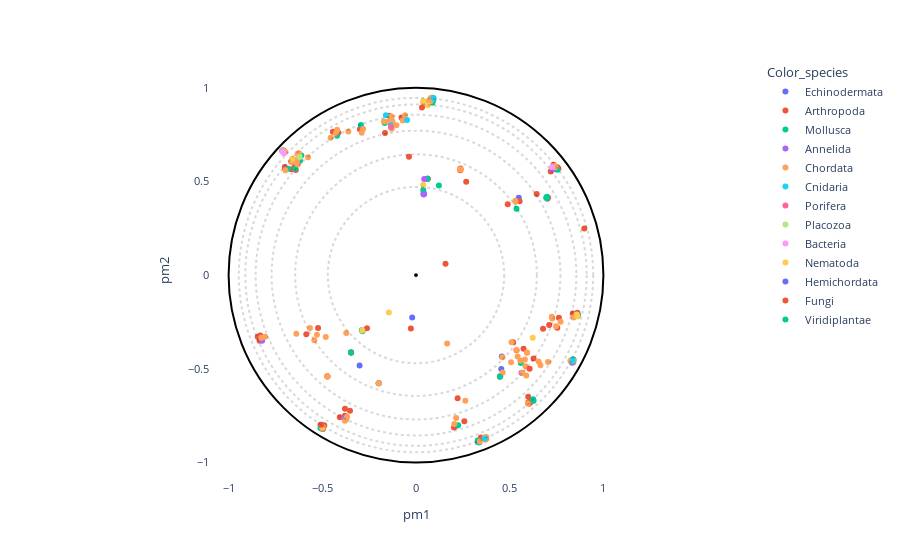

The code cell stored with this chart in its notebook:
### Markdown cell above
# Projection visualization

### Code cell
# OPTIONS =================================================
title = ""
#----------------------------------------------------------
# Select the coloring from annotation .csv file:
labels_name = "Color_species"
# Select classes to label among the "labels_name" or "second_labels_name" column (list of labels):
second_labels_name = ""
labels_text = []
show_text = True
#----------------------------------------------------------
# Use a custom color palette:
color_palette = None #Default: None
use_custom_palette = False
#==========================================================


#Check projection visualization parameters
#Labels name
if labels_name == "" and path_annotation == "dummy_annotation.csv":
    labels_name = "default"
elif labels_name == "":
    labels_name = None
elif labels_name not in annotation_names:
    raise NameError(f"labels_name {labels_name} is not in the availables annotations.\nAvailables annotations: {annotation_names}")
#Second labels name
if second_labels_name == "" and path_annotation == "dummy_annotation.csv":
    second_labels_name = "default"
elif second_labels_name == "":
    second_labels_name = None
elif second_labels_name not in annotation_names:
    raise NameError(f'"second_labels_name" {second_labels_name} is not in the availables annotations.\nAvailables annotations: {annotation_names}')

if not use_custom_palette:
    color_palette = None

#Plot graph
fig = plot_embedding_interactive(df_embedding, 
                                 labels_name = labels_name,
                                 second_labels_name = second_labels_name, 
                                 show_text = show_text,
                                 labels_text = labels_text,
                                 color_palette = color_palette, 
                                 title = title, 
                                 fontsize = 11)
fig.show()

### Figure 1 — Plotly figure (JSON) as saved in the notebook; plotly's stock layout.template omitted (floating-point values rounded to 4 significant figures; data arrays with more than 128 entries replaced by an {"elided": "..."} marker saying what was removed)
{"data": [{"customdata": [[5, 3, 3, 2, "Globin C, coelomic", "Globin", "Caudina arenicola", "Caudina", 2.101, "Echinodermata", "na"], [-1, 39, 20, 10, "Uncharacterized protein", "Uncharacterized", "Strongylocentrotus purpuratus", "Strongylocentrotus", 1.753, "Echinodermata", "na"], [4, 2, 3, 2, "Hemoglobin", "Hemoglobin", "Hemipholis cordifera", "Hemipholis", 2.327, "Echinodermata", "na"], [4, 2, 3, 2, "Hemoglobin", "Hemoglobin", "Ophiactis simplex", "Ophiactis", 2.22, "Echinodermata", "na"], [4, 2, 3, 2, "Hemoglobin", "Hemoglobin", "Ophiactis simplex", "Ophiactis", 2.262, "Echinodermata", "na"], [14, 10, 9, 3, "Uncharacterized protein", "Uncharacterized", "Strongylocentrotus purpuratus", "Strongylocentrotus", 2.654, "Echinodermata", "na"], [14, 10, 9, 3, "Uncharacterized protein", "Uncharacterized", "Strongylocentrotus purpuratus", "Strongylocentrotus", 2.587, "Echinodermata", "na"], [-1, 10, 9, 3, "Uncharacterized protein", "Uncharacterized", "Strongylocentrotus purpuratus", "Strongylocentrotus", 2.519, "Echinodermata", "na"], [14, 10, 9, 3, "Uncharacterized protein", "Uncharacterized", "Strongylocentrotus purpuratus", "Strongylocentrotus", 2.276, "Echinodermata", "na"], [14, 10, 9, 3, "Uncharacterized protein", "Uncharacterized", "Strongylocentrotus purpuratus", "Strongylocentrotus", 2.867, "Echinodermata", "na"]], "hovertemplate": "<b>%{hovertext}</b><br><br>Color_species=%{customdata[9]}<br>pm1=%{x}<br>pm2=%{y}<br>tree1=%{customdata[0]}<br>tree2=%{customdata[1]}<br>tree3=%{customdata[2]}<br>tree4=%{customdata[3]}<br>full_name=%{customdata[4]}<br>short_name=%{customdata[5]}<br>full_species=%{customdata[6]}<br>short_species=%{customdata[7]}<br>evo_distance=%{customdata[8]}<br>labels=%{customdata[10]}<extra></extra>", "hovertext": ["Echinodermata", "Echinodermata", "Echinodermata", "Echinodermata", "Echinodermata", "Echinodermata", "Echinodermata", "Echinodermata", "Echinodermata", "Echinodermata"], "legendgroup": "Echinodermata", "marker": {"color": "#636efa", "symbol": "circle"}, "mode": "markers", "name": "Echinodermata", "orientation": "v", "showlegend": true, "textposition": "top right", "type": "scatter", "x": [0.455, 0.0413, 0.4579, 0.3296, -0.301, -0.3466, 0.04064, 0.5483, 0.0415, -0.7135], "xaxis": "x", "y": [-0.5016, 0.4317, -0.4344, -0.8906, -0.4826, -0.4133, 0.4387, 0.4123, 0.4311, 0.6619], "yaxis": "y"}, {"customdata": {"elided": "84x11 mixed values"}, "hovertemplate": "<b>%{hovertext}</b><br><br>Color_species=%{customdata[9]}<br>pm1=%{x}<br>pm2=%{y}<br>tree1=%{customdata[0]}<br>tree2=%{customdata[1]}<br>tree3=%{customdata[2]}<br>tree4=%{customdata[3]}<br>full_name=%{customdata[4]}<br>short_name=%{customdata[5]}<br>full_species=%{customdata[6]}<br>short_species=%{customdata[7]}<br>evo_distance=%{customdata[8]}<br>labels=%{customdata[10]}<extra></extra>", "hovertext": ["Arthropoda", "Arthropoda", "Arthropoda", "Arthropoda", "Arthropoda", "Arthropoda", "Arthropoda", "Arthropoda", "Arthropoda", "Arthropoda", "Arthropoda", "Arthropoda", "Arthropoda", "Arthropoda", "Arthropoda", "Arthropoda", "Arthropoda", "Arthropoda", "Arthropoda", "Arthropoda", "Arthropoda", "Arthropoda", "Arthropoda", "Arthropoda", "Arthropoda", "Arthropoda", "Arthropoda", "Arthropoda", "Arthropoda", "Arthropoda", "Arthropoda", "Arthropoda", "Arthropoda", "Arthropoda", "Arthropoda", "Arthropoda", "Arthropoda", "Arthropoda", "Arthropoda", "Arthropoda", "Arthropoda", "Arthropoda", "Arthropoda", "Arthropoda", "Arthropoda", "Arthropoda", "Arthropoda", "Arthropoda", "Arthropoda", "Arthropoda", "Arthropoda", "Arthropoda", "Arthropoda", "Arthropoda", "Arthropoda", "Arthropoda", "Arthropoda", "Arthropoda", "Arthropoda", "Arthropoda", "Arthropoda", "Arthropoda", "Arthropoda", "Arthropoda", "Arthropoda", "Arthropoda", "Arthropoda", "Arthropoda", "Arthropoda", "Arthropoda", "Arthropoda", "Arthropoda", "Arthropoda", "Arthropoda", "Arthropoda", "Arthropoda", "Arthropoda", "Arthropoda", "Arthropoda", "Arthropoda", "Arthropoda", "Arthropoda", "Arthropoda", "Arthropoda"], "legendgroup": "Arthropoda", "marker": {"color": "#EF553B", "symbol": "circle"}, "mode": "markers", "name": "Arthropoda", "orientation": "v", "showlegend": true, "textposition": "top right", "type": "scatter", "x": [-0.4728, -0.1655, -0.07683, -0.6414, 0.5175, 0.03189, -0.7076, 0.7376, 0.3357, 0.754, 0.4895, 0.06122, 0.1576, 0.5739, -0.4142, -0.5099, -0.831, 0.5364, -0.3797, -0.4434, 0.6034, -0.1432, -0.3522, 0.2221, -0.2993, 0.6779, 0.04528, 0.8981, 0.734, 0.7424, 0.2026, 0.2152, 0.06234, 0.2679, -0.473, 0.7106, -0.5225, 0.2363, -0.4967, 0.6217, -0.8445, 0.2371, -0.5059, -0.8342, 0.4494, 0.8364, -0.0374, 0.5987, -0.2614, 0.3458, 0.2577, 0.6098, 0.0619, 0.6138, 0.6275, -0.5012, 0.704, -0.7002, -0.6968, -0.6659, -0.6481, 0.5528, -0.4066, -0.4895, 0.8612, 0.8327, -0.379, 0.5985, 0.7544, 0.7601, 0.7186, 0.753, 0.644, -0.6658, 0.7014, 0.839, -0.199, -0.02739, 0.7625, -0.3464, -0.8347, -0.5853, -0.3467, 0.3749], "xaxis": "x", "y": [-0.5405, 0.7585, 0.8396, 0.5603, -0.3579, 0.8947, 0.6599, 0.5713, -0.8847, -0.2807, 0.3773, 0.5141, 0.06039, -0.3928, 0.7597, -0.799, -0.323, -0.4011, -0.7506, 0.7648, -0.6864, 0.85, -0.7237, -0.6572, 0.7775, -0.2865, 0.9144, 0.2489, 0.5889, 0.5648, -0.8139, -0.8036, 0.5138, 0.4982, -0.5404, -0.2657, -0.2825, 0.5595, -0.8214, -0.6668, -0.3293, 0.5689, -0.8089, -0.3389, -0.5396, -0.2053, 0.6312, -0.6489, -0.2831, -0.8666, -0.7806, -0.6718, 0.5144, -0.6773, -0.445, -0.8133, 0.4137, 0.5771, 0.5694, 0.605, 0.5907, 0.3943, -0.758, -0.8008, -0.2016, -0.4597, -0.7126, -0.6797, 0.5753, 0.5692, 0.5525, 0.5682, 0.4323, 0.5642, 0.4075, -0.4652, -0.5773, -0.2848, -0.2275, -0.4129, -0.3499, -0.3157, -0.4129, -0.8719], "yaxis": "y"}, {"customdata": {"elided": "36x11 mixed values"}, "hovertemplate": "<b>%{hovertext}</b><br><br>Color_species=%{customdata[9]}<br>pm1=%{x}<br>pm2=%{y}<br>tree1=%{customdata[0]}<br>tree2=%{customdata[1]}<br>tree3=%{customdata[2]}<br>tree4=%{customdata[3]}<br>full_name=%{customdata[4]}<br>short_name=%{customdata[5]}<br>full_species=%{customdata[6]}<br>short_species=%{customdata[7]}<br>evo_distance=%{customdata[8]}<br>labels=%{customdata[10]}<extra></extra>", "hovertext": ["Mollusca", "Mollusca", "Mollusca", "Mollusca", "Mollusca", "Mollusca", "Mollusca", "Mollusca", "Mollusca", "Mollusca", "Mollusca", "Mollusca", "Mollusca", "Mollusca", "Mollusca", "Mollusca", "Mollusca", "Mollusca", "Mollusca", "Mollusca", "Mollusca", "Mollusca", "Mollusca", "Mollusca", "Mollusca", "Mollusca", "Mollusca", "Mollusca", "Mollusca", "Mollusca", "Mollusca", "Mollusca", "Mollusca", "Mollusca", "Mollusca", "Mollusca"], "legendgroup": "Mollusca", "marker": {"color": "#00cc96", "symbol": "circle"}, "mode": "markers", "name": "Mollusca", "orientation": "v", "showlegend": true, "textposition": "top right", "type": "scatter", "x": [0.08713, -0.4213, 0.08765, -0.2855, -0.5049, 0.3296, 0.5592, 0.8652, 0.8347, -0.6115, 0.225, -0.619, 0.09235, -0.1673, 0.8406, 0.6249, -0.1989, 0.122, -0.6826, 0.06172, 0.7552, -0.6431, 0.3379, 0.6276, 0.5362, -0.7098, -0.5012, 0.6985, -0.3468, -0.1987, -0.2939, -0.2895, -0.51, 0.6981, 0.03878, 0.6948], "xaxis": "x", "y": [0.9394, 0.7441, 0.9191, -0.2994, -0.8192, -0.8832, -0.4698, -0.2124, -0.4507, 0.6377, -0.8007, 0.61, 0.933, 0.811, -0.4499, -0.6631, -0.5774, 0.4774, 0.5678, 0.5137, 0.5616, 0.5689, -0.8937, -0.6702, 0.3541, 0.6658, -0.8022, 0.4177, -0.4134, -0.5766, 0.8008, -0.294, -0.816, 0.4118, 0.4534, 0.413], "yaxis": "y"}, {"customdata": [[13, 17, 5, 7, "Uncharacterized protein", "Uncharacterized", "Capitella teleta", "Capitella", 2.144, "Annelida", "na"], [-1, -1, 4, 7, "Uncharacterized protein", "Uncharacterized", "Capitella teleta", "Capitella", 2.502, "Annelida", "na"], [13, 17, 5, 7, "Uncharacterized protein", "Uncharacterized", "Capitella teleta", "Capitella", 2.237, "Annelida", "na"], [-1, 17, 5, 7, "Uncharacterized protein (Fragment)", "Uncharacterized", "Capitella teleta", "Capitella", 2.669, "Annelida", "na"], [-1, 34, 18, 10, "Uncharacterized protein", "Uncharacterized", "Capitella teleta", "Capitella", 2.021, "Annelida", "na"], [-1, 14, 10, 4, "Uncharacterized protein", "Uncharacterized", "Capitella teleta", "Capitella", 3.077, "Annelida", "na"], [-1, -1, 3, 2, "Extracellular globin 1", "Extracellular", "Metaphire sieboldi", "Metaphire", 2.434, "Annelida", "na"], [-1, 14, 10, 4, "Uncharacterized protein", "Uncharacterized", "Capitella teleta", "Capitella", 3.007, "Annelida", "na"], [-1, 17, 5, 7, "Uncharacterized protein", "Uncharacterized", "Capitella teleta", "Capitella", 2.428, "Annelida", "na"]], "hovertemplate": "<b>%{hovertext}</b><br><br>Color_species=%{customdata[9]}<br>pm1=%{x}<br>pm2=%{y}<br>tree1=%{customdata[0]}<br>tree2=%{customdata[1]}<br>tree3=%{customdata[2]}<br>tree4=%{customdata[3]}<br>full_name=%{customdata[4]}<br>short_name=%{customdata[5]}<br>full_species=%{customdata[6]}<br>short_species=%{customdata[7]}<br>evo_distance=%{customdata[8]}<br>labels=%{customdata[10]}<extra></extra>", "hovertext": ["Annelida", "Annelida", "Annelida", "Annelida", "Annelida", "Annelida", "Annelida", "Annelida", "Annelida"], "legendgroup": "Annelida", "marker": {"color": "#ab63fa", "symbol": "circle"}, "mode": "markers", "name": "Annelida", "orientation": "v", "showlegend": true, "textposition": "top right", "type": "scatter", "x": [-0.3833, 0.7286, -0.6581, -0.821, 0.4494, 0.5629, 0.04125, 0.04369, 0.8327], "xaxis": "x", "y": [-0.7627, 0.5647, 0.6036, -0.3502, -0.5396, -0.5217, 0.4308, 0.5121, -0.4672], "yaxis": "y"}, {"customdata": {"elided": "88x11 mixed values"}, "hovertemplate": "<b>%{hovertext}</b><br><br>Color_species=%{customdata[9]}<br>pm1=%{x}<br>pm2=%{y}<br>tree1=%{customdata[0]}<br>tree2=%{customdata[1]}<br>tree3=%{customdata[2]}<br>tree4=%{customdata[3]}<br>full_name=%{customdata[4]}<br>short_name=%{customdata[5]}<br>full_species=%{customdata[6]}<br>short_species=%{customdata[7]}<br>evo_distance=%{customdata[8]}<br>labels=%{customdata[10]}<extra></extra>", "hovertext": ["Chordata", "Chordata", "Chordata", "Chordata", "Chordata", "Chordata", "Chordata", "Chordata", "Chordata", "Chordata", "Chordata", "Chordata", "Chordata", "Chordata", "Chordata", "Chordata", "Chordata", "Chordata", "Chordata", "Chordata", "Chordata", "Chordata", "Chordata", "Chordata", "Chordata", "Chordata", "Chordata", "Chordata", "Chordata", "Chordata", "Chordata", "Chordata", "Chordata", "Chordata", "Chordata", "Chordata", "Chordata", "Chordata", "Chordata", "Chordata", "Chordata", "Chordata", "Chordata", "Chordata", "Chordata", "Chordata", "Chordata", "Chordata", "Chordata", "Chordata", "Chordata", "Chordata", "Chordata", "Chordata", "Chordata", "Chordata", "Chordata", "Chordata", "Chordata", "Chordata", "Chordata", "Chordata", "Chordata", "Chordata", "Chordata", "Chordata", "Chordata", "Chordata", "Chordata", "Chordata", "Chordata", "Chordata", "Chordata", "Chordata", "Chordata", "Chordata", "Chordata", "Chordata", "Chordata", "Chordata", "Chordata", "Chordata", "Chordata", "Chordata", "Chordata", "Chordata", "Chordata", "Chordata"], "legendgroup": "Chordata", "marker": {"color": "#FFA15A", "symbol": "circle"}, "mode": "markers", "name": "Chordata", "orientation": "v", "showlegend": true, "textposition": "top right", "type": "scatter", "x": [-0.5286, 0.5421, 0.5966, -0.1307, 0.5923, 0.4475, 0.06411, 0.4622, 0.2142, 0.7436, -0.5758, 0.2043, 0.07888, -0.7055, -0.6318, -0.7112, 0.07735, -0.2895, 0.03886, -0.4555, 0.5674, 0.7266, -0.2822, 0.3701, 0.51, -0.8255, -0.473, -0.5656, 0.3744, -0.4995, 0.461, -0.1466, -0.1042, -0.126, -0.3795, 0.5073, -0.1296, 0.8403, -0.1709, -0.4279, -0.4729, 0.2631, -0.6313, -0.07075, -0.4209, 0.5926, 0.8407, -0.4729, 0.7246, 0.5884, 0.3405, -0.3723, 0.5565, 0.2342, 0.5811, -0.4816, 0.5839, 0.6639, -0.6979, 0.7364, -0.6973, -0.6642, 0.08762, -0.05867, -0.3611, 0.2393, 0.3673, -0.6339, 0.5304, 0.08222, 0.1659, 0.8236, 0.7469, -0.3723, 0.6544, -0.199, 0.7716, -0.6386, 0.5315, -0.3675, 0.705, -0.1988, -0.8055, 0.05538, -0.6244, 0.5362, -0.6444, -0.5424], "xaxis": "x", "y": [-0.3185, -0.434, -0.6859, 0.8455, -0.413, -0.5431, 0.9281, -0.5202, -0.7623, 0.575, 0.6282, -0.7949, 0.9447, 0.663, 0.6472, 0.6634, 0.9276, 0.7591, 0.9209, 0.7333, -0.5213, -0.2324, 0.7793, -0.8782, -0.358, -0.3345, -0.5406, -0.2827, -0.8634, -0.8171, -0.4382, 0.8184, 0.7993, 0.8212, -0.7776, -0.4653, 0.7813, -0.2259, 0.8196, 0.7554, -0.5407, -0.671, 0.5903, 0.8249, 0.775, -0.4149, -0.4577, -0.5404, -0.222, -0.5356, -0.8884, -0.3085, -0.4553, 0.564, -0.4499, -0.3301, -0.4859, -0.4814, 0.657, 0.5837, 0.5591, 0.6032, 0.9479, 0.8522, 0.7663, 0.5633, -0.8649, 0.6172, 0.3967, 0.9374, -0.3656, -0.457, -0.2733, -0.7682, -0.4616, -0.5777, -0.2496, -0.3129, 0.3917, -0.7564, -0.4642, -0.5773, -0.3291, 0.9178, 0.6499, -0.4002, 0.6033, -0.3479], "yaxis": "y"}, {"customdata": [[-1, -1, 8, 4, "Predicted protein", "Predicted", "Nematostella vectensis", "Nematostella", 2.434, "Cnidaria", "na"], [-1, 15, 7, 4, "Predicted protein", "Predicted", "Nematostella vectensis", "Nematostella", 3.063, "Cnidaria", "na"], [20, 15, 7, 4, "Predicted protein", "Predicted", "Nematostella vectensis", "Nematostella", 2.696, "Cnidaria", "na"], [-1, 15, 7, 4, "Predicted protein", "Predicted", "Nematostella vectensis", "Nematostella", 2.747, "Cnidaria", "na"], [20, 15, 7, 4, "Predicted protein", "Predicted", "Nematostella vectensis", "Nematostella", 2.467, "Cnidaria", "na"], [-1, -1, -1, 3, "Predicted protein", "Predicted", "Nematostella vectensis", "Nematostella", 3.137, "Cnidaria", "na"]], "hovertemplate": "<b>%{hovertext}</b><br><br>Color_species=%{customdata[9]}<br>pm1=%{x}<br>pm2=%{y}<br>tree1=%{customdata[0]}<br>tree2=%{customdata[1]}<br>tree3=%{customdata[2]}<br>tree4=%{customdata[3]}<br>full_name=%{customdata[4]}<br>short_name=%{customdata[5]}<br>full_species=%{customdata[6]}<br>short_species=%{customdata[7]}<br>evo_distance=%{customdata[8]}<br>labels=%{customdata[10]}<extra></extra>", "hovertext": ["Cnidaria", "Cnidaria", "Cnidaria", "Cnidaria", "Cnidaria", "Cnidaria"], "legendgroup": "Cnidaria", "marker": {"color": "#19d3f3", "symbol": "circle"}, "mode": "markers", "name": "Cnidaria", "orientation": "v", "showlegend": true, "textposition": "top right", "type": "scatter", "x": [0.3669, 0.09399, -0.04751, -0.1608, -0.1341, 0.8357], "xaxis": "x", "y": [-0.8716, 0.9444, 0.8269, 0.8524, 0.8001, -0.4573], "yaxis": "y"}, {"customdata": [[-1, -1, 9, 3, "Uncharacterized protein", "Uncharacterized", "Amphimedon queenslandica", "Amphimedon", 2.522, "Porifera", "na"]], "hovertemplate": "<b>%{hovertext}</b><br><br>Color_species=%{customdata[9]}<br>pm1=%{x}<br>pm2=%{y}<br>tree1=%{customdata[0]}<br>tree2=%{customdata[1]}<br>tree3=%{customdata[2]}<br>tree4=%{customdata[3]}<br>full_name=%{customdata[4]}<br>short_name=%{customdata[5]}<br>full_species=%{customdata[6]}<br>short_species=%{customdata[7]}<br>evo_distance=%{customdata[8]}<br>labels=%{customdata[10]}<extra></extra>", "hovertext": ["Porifera"], "legendgroup": "Porifera", "marker": {"color": "#FF6692", "symbol": "circle"}, "mode": "markers", "name": "Porifera", "orientation": "v", "showlegend": true, "textposition": "top right", "type": "scatter", "x": [-0.1333], "xaxis": "x", "y": [0.7906], "yaxis": "y"}, {"customdata": [[-1, -1, 20, 7, "Putative uncharacterized protein", "Putative", "Trichoplax adhaerens", "Trichoplax", 2.316, "Placozoa", "na"]], "hovertemplate": "<b>%{hovertext}</b><br><br>Color_species=%{customdata[9]}<br>pm1=%{x}<br>pm2=%{y}<br>tree1=%{customdata[0]}<br>tree2=%{customdata[1]}<br>tree3=%{customdata[2]}<br>tree4=%{customdata[3]}<br>full_name=%{customdata[4]}<br>short_name=%{customdata[5]}<br>full_species=%{customdata[6]}<br>short_species=%{customdata[7]}<br>evo_distance=%{customdata[8]}<br>labels=%{customdata[10]}<extra></extra>", "hovertext": ["Placozoa"], "legendgroup": "Placozoa", "marker": {"color": "#B6E880", "symbol": "circle"}, "mode": "markers", "name": "Placozoa", "orientation": "v", "showlegend": true, "textposition": "top right", "type": "scatter", "x": [-0.621], "xaxis": "x", "y": [0.6307], "yaxis": "y"}, {"customdata": [[-1, -1, 6, 3, "Globin", "Globin", "Gemmatirosa kalamazoonesis", "Gemmatirosa", 2.905, "Bacteria", "na"], [-1, 9, 6, 3, "Globin", "Globin", "Gemmatirosa kalamazoonesis", "Gemmatirosa", 3.007, "Bacteria", "na"], [-1, 9, 6, 3, "Hemin receptor", "Hemin", "Halothiobacillus sp.", "Halothiobacillus", 2.535, "Bacteria", "na"]], "hovertemplate": "<b>%{hovertext}</b><br><br>Color_species=%{customdata[9]}<br>pm1=%{x}<br>pm2=%{y}<br>tree1=%{customdata[0]}<br>tree2=%{customdata[1]}<br>tree3=%{customdata[2]}<br>tree4=%{customdata[3]}<br>full_name=%{customdata[4]}<br>short_name=%{customdata[5]}<br>full_species=%{customdata[6]}<br>short_species=%{customdata[7]}<br>evo_distance=%{customdata[8]}<br>labels=%{customdata[10]}<extra></extra>", "hovertext": ["Bacteria", "Bacteria", "Bacteria"], "legendgroup": "Bacteria", "marker": {"color": "#FF97FF", "symbol": "circle"}, "mode": "markers", "name": "Bacteria", "orientation": "v", "showlegend": true, "textposition": "top right", "type": "scatter", "x": [-0.7045, 0.7262, -0.7106], "xaxis": "x", "y": [0.6502, 0.5773, 0.6578], "yaxis": "y"}, {"customdata": [[46, 35, 19, 10, "Globin", "Globin", "Ancylostoma ceylanicum", "Ancylostoma", 2.23, "Nematoda", "na"], [46, 35, 19, 10, "Uncharacterized protein", "Uncharacterized", "Angiostrongylus costaricensis", "Angiostrongylus", 2.134, "Nematoda", "na"], [46, 35, 19, 10, "Globin", "Globin", "Necator americanus", "Necator", 2.352, "Nematoda", "na"], [12, 6, 4, 7, "Protein CBR GLB 7", "Protein", "Caenorhabditis briggsae", "Caenorhabditis", 3.016, "Nematoda", "na"], [12, 6, 4, 7, "Uncharacterized protein", "Uncharacterized", "Haemonchus placei", "Haemonchus", 3.29, "Nematoda", "na"], [-1, 6, 4, 7, "Cre glb 30 protein", "Cre", "Ascaris suum", "Ascaris", 3.176, "Nematoda", "na"], [-1, -1, 4, 7, "Globin like protein 26", "Globin", "Trichinella pseudospiralis", "Trichinella", 3.038, "Nematoda", "na"], [-1, 6, 4, 7, "Uncharacterized protein", "Uncharacterized", "Ancylostoma ceylanicum", "Ancylostoma", 3.207, "Nematoda", "na"], [-1, 25, 15, 8, "Metalloendopeptidase", "Metalloendopeptidase", "Globodera pallida", "Globodera", 2.866, "Nematoda", "na"], [-1, 25, 15, 8, "Uncharacterized protein", "Uncharacterized", "Strongyloides stercoralis", "Strongyloides", 3.193, "Nematoda", "na"]], "hovertemplate": "<b>%{hovertext}</b><br><br>Color_species=%{customdata[9]}<br>pm1=%{x}<br>pm2=%{y}<br>tree1=%{customdata[0]}<br>tree2=%{customdata[1]}<br>tree3=%{customdata[2]}<br>tree4=%{customdata[3]}<br>full_name=%{customdata[4]}<br>short_name=%{customdata[5]}<br>full_species=%{customdata[6]}<br>short_species=%{customdata[7]}<br>evo_distance=%{customdata[8]}<br>labels=%{customdata[10]}<extra></extra>", "hovertext": ["Nematoda", "Nematoda", "Nematoda", "Nematoda", "Nematoda", "Nematoda", "Nematoda", "Nematoda", "Nematoda", "Nematoda"], "legendgroup": "Nematoda", "marker": {"color": "#FECB52", "symbol": "circle"}, "mode": "markers", "name": "Nematoda", "orientation": "v", "showlegend": true, "textposition": "top right", "type": "scatter", "x": [-0.2869, 0.03837, -0.4975, 0.8573, 0.6229, -0.6606, -0.1451, 0.8621, 0.0387, 0.06237], "xaxis": "x", "y": [-0.2963, 0.9286, -0.8099, -0.2109, -0.3351, 0.621, -0.2003, -0.2213, 0.4825, 0.9062], "yaxis": "y"}, {"customdata": [[-1, -1, 14, 6, "Neuroglobin like protein", "Neuroglobin", "Saccoglossus kowalevskii", "Saccoglossus", 2.36, "Hemichordata", "na"]], "hovertemplate": "<b>%{hovertext}</b><br><br>Color_species=%{customdata[9]}<br>pm1=%{x}<br>pm2=%{y}<br>tree1=%{customdata[0]}<br>tree2=%{customdata[1]}<br>tree3=%{customdata[2]}<br>tree4=%{customdata[3]}<br>full_name=%{customdata[4]}<br>short_name=%{customdata[5]}<br>full_species=%{customdata[6]}<br>short_species=%{customdata[7]}<br>evo_distance=%{customdata[8]}<br>labels=%{customdata[10]}<extra></extra>", "hovertext": ["Hemichordata"], "legendgroup": "Hemichordata", "marker": {"color": "#636efa", "symbol": "circle"}, "mode": "markers", "name": "Hemichordata", "orientation": "v", "showlegend": true, "textposition": "top right", "type": "scatter", "x": [-0.02027], "xaxis": "x", "y": [-0.2259], "yaxis": "y"}, {"customdata": [[15, 8, 6, 3, "ARAD1D45562p", "ARAD1D45562p", "Blastobotrys adeninivorans", "Blastobotrys", 3.652, "Fungi", "na"], [15, 8, 6, 3, "CYFA0S05e02454g1_1", "CYFA0S05e02454g1_1", "Cyberlindnera fabianii", "Cyberlindnera", 4.119, "Fungi", "na"]], "hovertemplate": "<b>%{hovertext}</b><br><br>Color_species=%{customdata[9]}<br>pm1=%{x}<br>pm2=%{y}<br>tree1=%{customdata[0]}<br>tree2=%{customdata[1]}<br>tree3=%{customdata[2]}<br>tree4=%{customdata[3]}<br>full_name=%{customdata[4]}<br>short_name=%{customdata[5]}<br>full_species=%{customdata[6]}<br>short_species=%{customdata[7]}<br>evo_distance=%{customdata[8]}<br>labels=%{customdata[10]}<extra></extra>", "hovertext": ["Fungi", "Fungi"], "legendgroup": "Fungi", "marker": {"color": "#EF553B", "symbol": "circle"}, "mode": "markers", "name": "Fungi", "orientation": "v", "showlegend": true, "textposition": "top right", "type": "scatter", "x": [-0.5044, 0.6063], "xaxis": "x", "y": [-0.7981, -0.5003], "yaxis": "y"}, {"customdata": [[-1, -1, 9, 3, "Uncharacterized protein", "Uncharacterized", "Micromonas commoda", "Micromonas", 2.71, "Viridiplantae", "na"]], "hovertemplate": "<b>%{hovertext}</b><br><br>Color_species=%{customdata[9]}<br>pm1=%{x}<br>pm2=%{y}<br>tree1=%{customdata[0]}<br>tree2=%{customdata[1]}<br>tree3=%{customdata[2]}<br>tree4=%{customdata[3]}<br>full_name=%{customdata[4]}<br>short_name=%{customdata[5]}<br>full_species=%{customdata[6]}<br>short_species=%{customdata[7]}<br>evo_distance=%{customdata[8]}<br>labels=%{customdata[10]}<extra></extra>", "hovertext": ["Viridiplantae"], "legendgroup": "Viridiplantae", "marker": {"color": "#00cc96", "symbol": "circle"}, "mode": "markers", "name": "Viridiplantae", "orientation": "v", "showlegend": true, "textposition": "top right", "type": "scatter", "x": [0.4476], "xaxis": "x", "y": [-0.5428], "yaxis": "y"}], "layout": {"autosize": true, "font": {"size": 11}, "legend": {"title": {"text": "Color_species"}, "tracegroupgap": 0}, "margin": {"t": 60}, "plot_bgcolor": "rgba(0, 0, 0, 0)", "shapes": [{"line": {"color": "black", "dash": "dot"}, "opacity": 0.15, "type": "circle", "x0": -0.4706, "x1": 0.4706, "y0": -0.4706, "y1": 0.4706}, {"line": {"color": "black", "dash": "dot"}, "opacity": 0.15, "type": "circle", "x0": -0.6447, "x1": 0.6447, "y0": -0.6447, "y1": 0.6447}, {"line": {"color": "black", "dash": "dot"}, "opacity": 0.15, "type": "circle", "x0": -0.7705, "x1": 0.7705, "y0": -0.7705, "y1": 0.7705}, {"line": {"color": "black", "dash": "dot"}, "opacity": 0.15, "type": "circle", "x0": -0.8557, "x1": 0.8557, "y0": -0.8557, "y1": 0.8557}, {"line": {"color": "black", "dash": "dot"}, "opacity": 0.15, "type": "circle", "x0": -0.9108, "x1": 0.9108, "y0": -0.9108, "y1": 0.9108}, {"line": {"color": "black", "dash": "dot"}, "opacity": 0.15, "type": "circle", "x0": -0.9455, "x1": 0.9455, "y0": -0.9455, "y1": 0.9455}, {"line": {"color": "Black"}, "type": "circle", "x0": -1, "x1": 1, "xref": "x", "y0": -1, "y1": 1, "yref": "y"}, {"fillcolor": "Black", "line": {"color": "Black"}, "type": "circle", "x0": -0.005, "x1": 0.005, "xref": "x", "y0": -0.005, "y1": 0.005, "yref": "y"}], "title": {"text": "", "x": 0.5}, "xaxis": {"anchor": "y", "constrain": "domain", "domain": [0.1932, 0.8068], "range": [-1.1, 1.1], "title": {"text": "pm1"}, "type": "linear"}, "yaxis": {"anchor": "x", "autorange": true, "domain": [0, 1], "range": [-1.009, 1.063], "scaleanchor": "x", "scaleratio": 1, "title": {"text": "pm2"}, "type": "linear"}, "yaxis2": {"layer": "below traces", "matches": "y", "overlaying": "y"}}}
